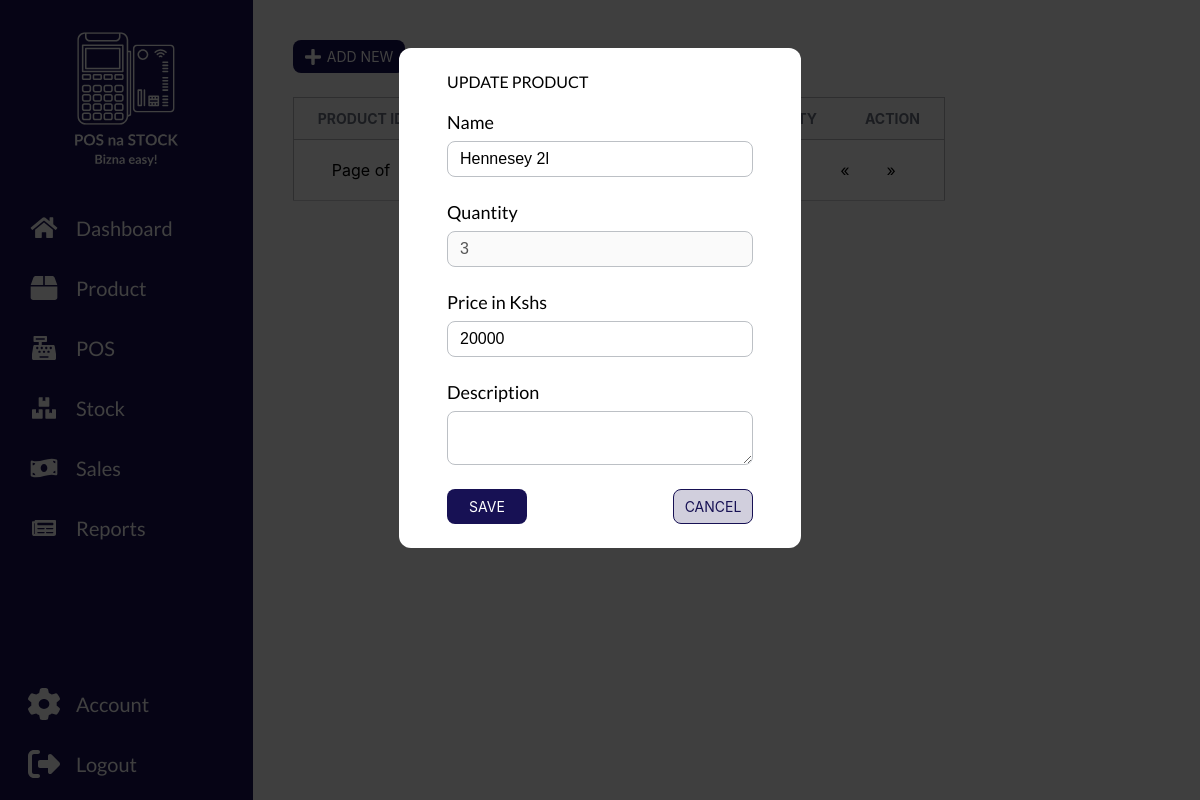
/pos/update_product/1 (signed in), run on the app's committed database.
### pos/models.py (models this page shows, shortened)
class Product(models.Model):
    product_id = models.SmallAutoField(primary_key=True)
    name = models.CharField(max_length=200)
    quantity = models.IntegerField(default=0)
    unit_price = models.IntegerField(default=0)
    description = models.CharField(max_length=200, blank=True)

### pos/views.py (the view, shortened to what this page needs)
# urls.py: path('update_product/<str:product_id>', views.update_product, name='update_product'),
@login_required
def update_product(request, product_id):
    product = Product.objects.get(product_id=product_id)
    page_number = 1
    product_list = Product.objects.all()
    context = {
        'product': product,
        'products': product_list
    }
    return render(request, 'pos/user/update_product.html', context)

### templates/pos/user/update_product.html (shortened to what this page needs)
{% extends 'pos/user/products.html' %}
{% load static %}
{% block content_block %}
    <div id="modal" class="modal">
        <div class="modal-content">
            <p>UPDATE PRODUCT</p>
            <form action="" method="post">
                <div class="fieldWrapper">
                    <label for="name">Name</label>
                    <input class="input" type="text" name="name" id="name" value="{{product.name}}" required>
                </div>
                <div class="fieldWrapper">
                    <label for="quantity">Quantity</label>
                    <input class="input" type="number" name="quantity" id="quantity" value="{{product.quantity}}" disabled>
                </div>
                <div class="fieldWrapper">
                    <label for="unit_price">Price in Kshs</label>
                    <input class="input" type="number" name="unit_price" id="unit_price" value="{{product.unit_price}}" required>
                </div>
                <div class="fieldWrapper">
                    <label for="description">Description</label>
                    <textarea class="input" name="description" id="description"></textarea>
                </div>
                <div class="button-group">
                    <input class="btn-primary" type="submit" value="SAVE"/>
                    <a class="btn-secondary" style="width:54px;justify-content:center;text-decoration: none" href="{% url 'pos:products' 1 %}">CANCEL</a>
                </div>
            </form>
        </div>
    </div>
{% endblock %}

### pos/static/styles/style.css (style rules this page uses)
* { padding: 0; margin: 0; }
html,body { height:100%; }
body { display: flex; background-color: #FBFBFB; }
.btn-primary { background-color: #171154; border: transparent; display: flex; align-items: center; padding: 8px 12px; border-radius: 8px; color: #FFFFFF; font-size: 14px; font-family: Inter, sans-serif; }
.modal { top: 0; left: 0; width: 100%; height: 100%; display: none; overflow: auto; position: fixed; background-color: rgba(0,0,0,0.75); }
.modal-content { font-family: Lato, sans-serif; padding: 24px 48px; font-size: 16px; border-radius: 12px; background-color: #FFFFFF; color: #000000; width: fit-content; margin: 4% auto; }
.modal-content p { margin-bottom: 20px; font-size: 16px; }
.modal-content .btn-primary { width: 80px; }
.modal-content .fieldWrapper { display: flex; flex-direction: column; margin-bottom: 24px; }
.modal-content .fieldWrapper label { margin-bottom: 8px; font-size: 18px; }
.modal-content .fieldWrapper .input { width: 280px; border-radius: 8px; border: 1px solid #bcc0c5; padding: 8px 12px; font-size: 16px; }
.modal-content .button-group { display: flex; justify-content: space-between; }
.btn-secondary { background-color: #D1CFDD; border: 1px solid #171154; display: flex; align-items: center; padding: 8px 12px; border-radius: 8px; color: #171154; font-size: 14px; font-family: Inter, sans-serif; }

### data on the page
Product: name "Hennesey 2l", quantity "3", unit_price "20000"
